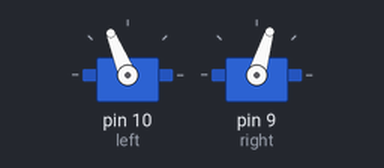
Bench run of a sketch on a simulated Arduino Uno, built with avr-gcc and run on an emulated ATmega328P. Shown: 2 × servo.

Above: at 0.1 s.
At 2.1 s:
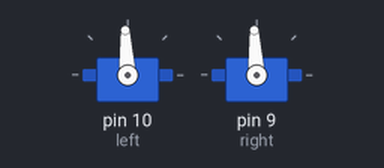
Timing chart, 0 to 3.6 s (numbered marks = the images above):
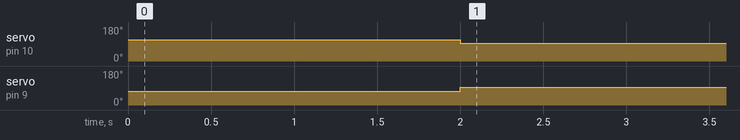

The sketch:

User_Program3_1.ino
```cpp
/*Software 1073 Arduino BoeBots
User Program
Method stubs are pre-made. add your own code to complete the challenge!

Program Task: drive the robot forward for a few seconds
Feel free to view the example program within the same folder if you need help!
*/
#include <Servo.h>;
Servo left;
Servo right;
int delTime = 2000;

void setup(){
  left.attach(10);
  right.attach(9);
  left.writeMicroseconds(1700);
  right.writeMicroseconds(1300);
  delay(delTime);
  left.writeMicroseconds(1500);
  right.writeMicroseconds(1500);
}

void loop(){
  //also here
}

//using hte servos:
/* 1700 is full speed
1300 is full reverse
1500 is stop
myServo.writeMicroseconds(yourSpeed);
*/
```

Measured:
- by itself, servo on pin 10 (left): 112° → 93° at 2.0 s
- by itself, servo on pin 9 (right): 73° → 93° at 2.0 s
